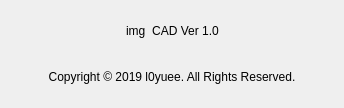
<?xml version="1.0" encoding="UTF-8"?>
<ui version="4.0">
 <class>AboutDialog</class>
 <widget class="QDialog" name="AboutDialog">
  <property name="geometry">
   <rect>
    <x>0</x>
    <y>0</y>
    <width>344</width>
    <height>108</height>
   </rect>
  </property>
  <property name="windowTitle">
   <string>关于我</string>
  </property>
  <property name="windowIcon">
   <iconset resource="cad_res.qrc">
    <normaloff>:/img/res/shape.png</normaloff>:/img/res/shape.png</iconset>
  </property>
  <layout class="QGridLayout" name="gridLayout">
   <item row="0" column="0">
    <layout class="QVBoxLayout" name="verticalLayout">
     <item>
      <layout class="QHBoxLayout" name="horizontalLayout" stretch="0,0,0,0,0,0">
       <item>
        <spacer name="horizontalSpacer">
         <property name="orientation">
          <enum>Qt::Horizontal</enum>
         </property>
         <property name="sizeHint" stdset="0">
          <size>
           <width>40</width>
           <height>20</height>
          </size>
         </property>
        </spacer>
       </item>
       <item>
        <spacer name="horizontalSpacer_4">
         <property name="orientation">
          <enum>Qt::Horizontal</enum>
         </property>
         <property name="sizeHint" stdset="0">
          <size>
           <width>40</width>
           <height>20</height>
          </size>
         </property>
        </spacer>
       </item>
       <item>
        <widget class="QLabel" name="label_img">
         <property name="text">
          <string>img</string>
         </property>
        </widget>
       </item>
       <item>
        <widget class="QLabel" name="label">
         <property name="text">
          <string>CAD Ver 1.0</string>
         </property>
         <property name="alignment">
          <set>Qt::AlignCenter</set>
         </property>
        </widget>
       </item>
       <item>
        <spacer name="horizontalSpacer_3">
         <property name="orientation">
          <enum>Qt::Horizontal</enum>
         </property>
         <property name="sizeHint" stdset="0">
          <size>
           <width>40</width>
           <height>20</height>
          </size>
         </property>
        </spacer>
       </item>
       <item>
        <spacer name="horizontalSpacer_2">
         <property name="orientation">
          <enum>Qt::Horizontal</enum>
         </property>
         <property name="sizeHint" stdset="0">
          <size>
           <width>40</width>
           <height>20</height>
          </size>
         </property>
        </spacer>
       </item>
      </layout>
     </item>
     <item>
      <widget class="QLabel" name="label_2">
       <property name="text">
        <string>Copyright © 2019 l0yuee. All Rights Reserved.</string>
       </property>
       <property name="alignment">
        <set>Qt::AlignCenter</set>
       </property>
      </widget>
     </item>
    </layout>
   </item>
  </layout>
 </widget>
 <resources>
  <include location="cad_res.qrc"/>
 </resources>
 <connections/>
</ui>
